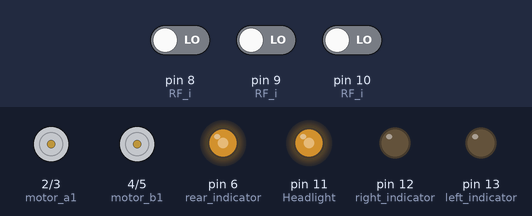
This sketch was run on a simulated Arduino Uno, built with avr-gcc and run on an emulated ATmega328P. Parts: motor-driver pin pairs drawn as motors (green arrow = first pin HIGH = forward, orange = second pin HIGH = backward, longer = more drive), output pins drawn as LEDs (lit = HIGH). Dashed ring = blinking. Inputs (shaded band) come from the test bench; at power-on: pin 8 (RF_i) LOW, pin 9 (RF_i) LOW, pin 10 (RF_i) LOW.

Above: at 1.2 s.
1.3 s: pin 8 (RF_i) driven HIGH
At 1.7 s:
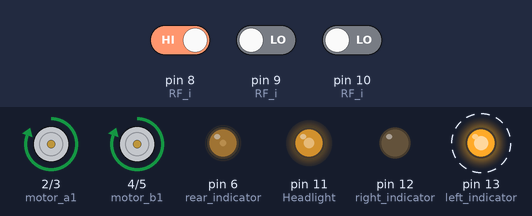
4.3 s: pin 9 (RF_i) driven HIGH
At 4.7 s:
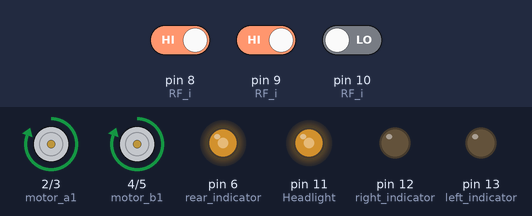
5.8 s: pin 10 (RF_i) driven HIGH
At 7.0 s:
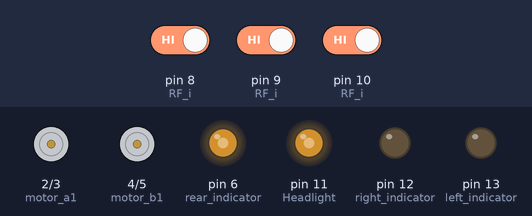
7.3 s: pin 8 (RF_i) driven LOW
At 8.2 s:
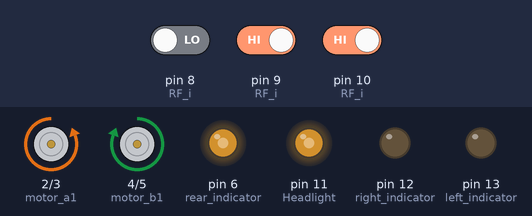
Timing chart, 0 to 7.5 s (numbered marks = the images above; inputs shaded):
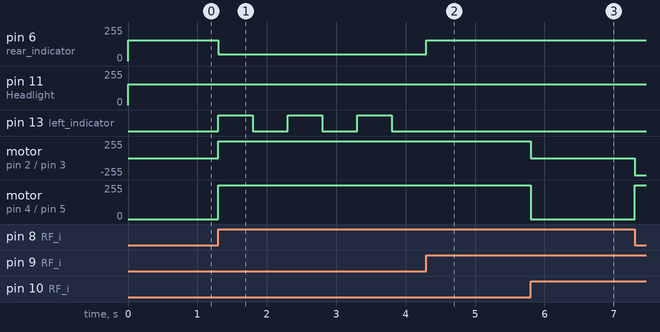

The sketch:

realistic_suv.ino
```cpp
// project made by Rajeev R Pandey
// realistic SUV car
// features - Forward movement , Backward movement, Right turn , Left turn,
int A = 0; // variable to read RF i/p 1
int B = 0; // variable to read RF i/p 2
int C = 0;  // variable to read RF i/p 3


// initializing pins
void setup() {
  pinMode(8, INPUT);   // RF i/p 1
  pinMode(9, INPUT);   // RF i/p 2
  pinMode(10,INPUT);  // RF i/p 3
  pinMode(2, OUTPUT);  // motor a1
  pinMode(3, OUTPUT);  // motor a2
  pinMode(4, OUTPUT);  // motor b1
  pinMode(5, OUTPUT);  // motor b2
  pinMode(11, OUTPUT); // Headlight
  pinMode(6, OUTPUT);  // rear indicator
  pinMode(12, OUTPUT); // right indicator
  pinMode(13, OUTPUT); // left indicator
}

// main program

void loop() {

  A = digitalRead(8);
  B = digitalRead(9);
  C = digitalRead(10);
  analogWrite(6, 155);
  analogWrite(11, 155);

  // stop condition

 if ((A == 1 && B == 1 && C == 1)) {
    digitalWrite(2, HIGH);
    digitalWrite(3, HIGH);
    digitalWrite(4, HIGH);
    digitalWrite(5, HIGH);

  }

  // forward motion

  if (A == 0 && B == 1 && C == 1) {
    digitalWrite(2, LOW);
    digitalWrite(3, HIGH);
    digitalWrite(4, HIGH);
    digitalWrite(5, LOW);
    analogWrite(6, 50);

  }

  // backward motion

  if ((A == 1 && B == 0 && C == 1)) {
    digitalWrite(2, HIGH);
    digitalWrite(3, LOW);
    digitalWrite(4, LOW);
    digitalWrite(5, HIGH);
    analogWrite(11, 155);
    analogWrite(6, 50);

  }

  // RIGHT TURN

  if ((A == 0 && B == 1 && C == 0)) {
    digitalWrite(2, LOW);
    digitalWrite(3, HIGH);
    digitalWrite(4, HIGH);
    digitalWrite(5, LOW);
    analogWrite(6, 50);
    digitalWrite(12, HIGH);
    delay(500);
    digitalWrite(12, LOW);
    delay(500);

  }

  // LEFT TURN

  if ((A == 1 && B == 0 && C == 0)) {
    digitalWrite(2, HIGH);
    digitalWrite(3, LOW);
    digitalWrite(4, HIGH);
    digitalWrite(5, LOW);
    analogWrite(6, 50);
    digitalWrite(13, HIGH);
    delay(500);
    digitalWrite(13, LOW);
    delay(500);
  }
}
```

Measured:
- after the input at 1.3 s, pin 6 (rear_indicator): 155/255 → 50/255 at once; pin 13 (left_indicator): alternates HIGH for 0.50 s and LOW for 0.50 s, starting at once; motor on pin 2 (motor_a1) / pin 3 (motor_a2), motor on pin 4 (motor_b1) / pin 5 (motor_b2): stopped → forward 255/255 at once
- after the input at 4.3 s, pin 6 (rear_indicator): 50/255 → 155/255 at once; pin 13 (left_indicator): stays LOW (without the input it goes to HIGH after 0.00 s)
- after the input at 5.8 s, motor on pin 2 (motor_a1) / pin 3 (motor_a2), motor on pin 4 (motor_b1) / pin 5 (motor_b2): forward 255/255 → stopped at once
